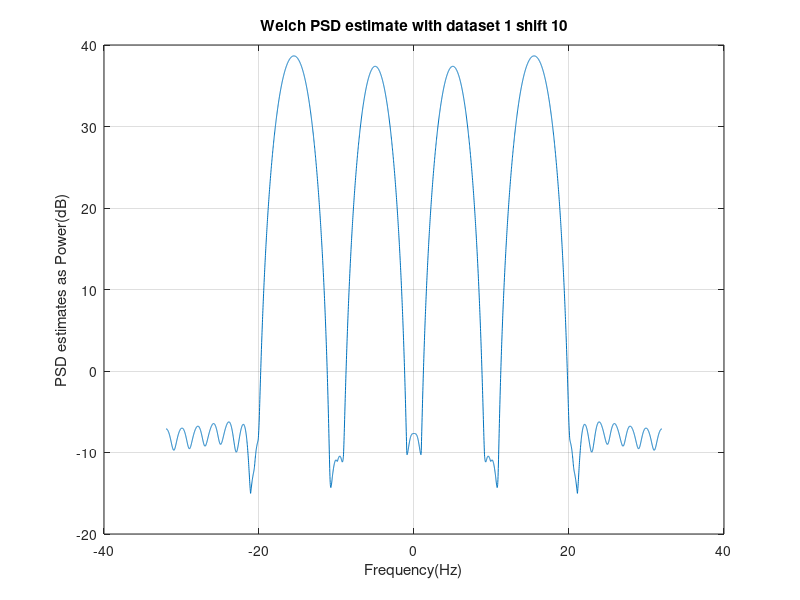
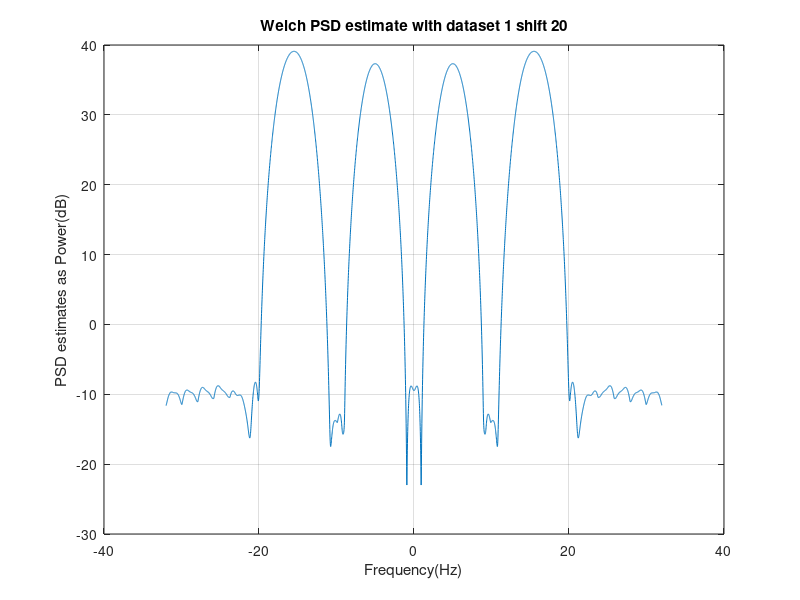
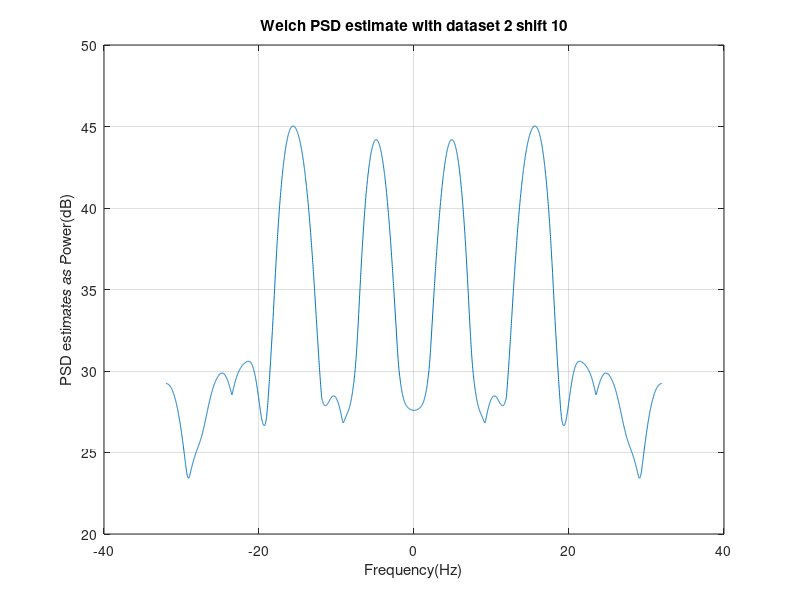
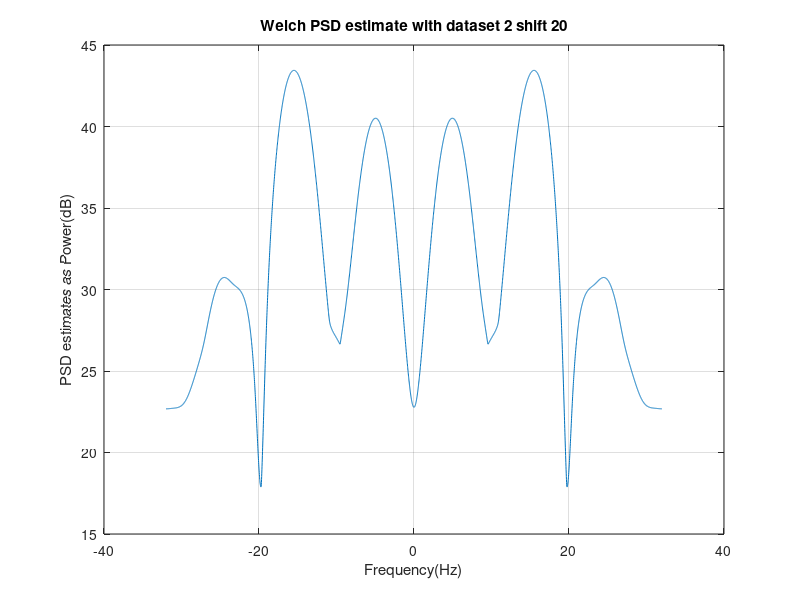

MATLAB code to generate these figures, in order:
close all;
%Create a 128-point real data sequence consisting of unit-amplitude 
%sinusoids at 5 Hz, 15 Hz, and 16 Hz. Let the sampling frequency fs = 64 
%samples/second.
T = 0:1/64:2-(1/64);
data1 = sin(2*pi*5*T)+sin(2*pi*15*T)+sin(2*pi*16*T);
wn = awgn(data1,0);
data2 = data1 + wn;
% plot(T,data_a,T,wn)
% plot(T,data_b) 

fs = 64
D = 32; % length of each segment
S1 = 10; % shift 
S2 = 20;

total_len = size(data2, 2);

nfft = 4096;
window = hamming(D);

% divide data
num_seg = floor((size(T,2)-D)/(D-S1)+1);
% for data1 shift = 10 (S1)
for i = 1:num_seg
    seg(i,:) = data1((i-1)*(D-S1)+1:(i-1)*(D-S1)+D);
    seg_d1_s1(i,:) = seg(i,:);
end
% for data1 shift = 20 (S2)
for i = 1:num_seg
    seg(i,:) = data1((i-1)*(D-S2)+1:(i-1)*(D-S2)+D);
    seg_d1_s2(i,:) = seg(i,:);
end
% for data2 shift = 10 (S1)
for i = 1:num_seg
    seg(i,:) = data2((i-1)*(D-S1)+1:(i-1)*(D-S1)+D);
    seg_d2_s1(i,:) = seg(i,:);
end
% for data2 shift = 20 (S2)
for i = 1:num_seg
    seg(i,:) = data2((i-1)*(D-S2)+1:(i-1)*(D-S2)+D);
    seg_d2_s2(i,:) = seg(i,:).*window';
end

%window_2 = window .* window;

% average energy of window data1
U = sum(window)/D;
% average energy of window data2
U = sum(window)/size(data2, 2);


S_w_d1s1 = zeros(1,4096);
S_w_d1s2 = zeros(1,4096);
S_w_d2s1 = zeros(1,4096);
S_w_d2s2 = zeros(1,4096);
%S_w_d1s1_0 = zeros(1,4096);
for k = -nfft/2:(nfft/2-1)
        w = k*2*pi/4096;
        f_data(k+nfft/2+1) = [w*fs/(2*pi)];
end

for i = 1:num_seg

% calculate frequency
    x_w_d1s1 = seg_d1_s1(i,:).*window';
    x_w_d1s2 = seg_d1_s2(i,:).*window';
    x_w_d2s1 = seg_d2_s1(i,:).*window';
    x_w_d2s2 = seg_d2_s2(i,:).*window';
    S_w_d1s1_u = abs(fftshift(fft(x_w_d1s1,4096))); 
    S_w_d1s2_u = abs(fftshift(fft(x_w_d1s2,4096))); 
    S_w_d2s1_u = abs(fftshift(fft(x_w_d2s1,4096))); 
    S_w_d2s2_u = abs(fftshift(fft(x_w_d2s2,4096))); 
    S_w_d1s1 = S_w_d1s1 + abs(S_w_d1s1_u);
    S_w_d1s2 = S_w_d1s2 + abs(S_w_d1s2_u);
    S_w_d2s1 = S_w_d2s1 + abs(S_w_d2s1_u);
    S_w_d2s2 = S_w_d2s2 + abs(S_w_d2s2_u);
end 

% testing with plots
figure(1)
plot(f_data, 10*log(S_w_d1s1));
grid on;
title('Welch PSD estimate with dataset 1 shift 10');
xlabel('Frequency(Hz)');
ylabel('PSD estimates as Power(dB)');
figure(2)
plot(f_data, 10*log(S_w_d1s2));
grid on;
title('Welch PSD estimate with dataset 1 shift 20');
xlabel('Frequency(Hz)');
ylabel('PSD estimates as Power(dB)');
figure(3)
plot(f_data, 10*log(S_w_d2s1));
grid on;
title('Welch PSD estimate with dataset 2 shift 10');
xlabel('Frequency(Hz)');
ylabel('PSD estimates as Power(dB)');
figure(4)
plot(f_data, 10*log(S_w_d2s2));
grid on;
title('Welch PSD estimate with dataset 2 shift 20');
xlabel('Frequency(Hz)');
ylabel('PSD estimates as Power(dB)');


    


